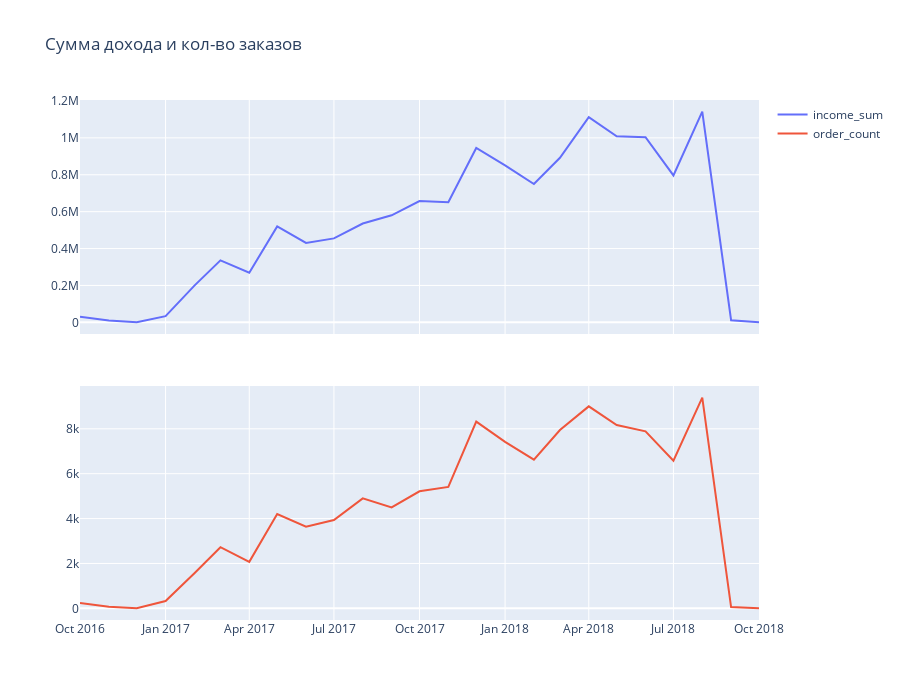

Source (notebook cell):
### Code cell
# Создаём df с номером заказа, датой заказа и стоимостью каждого юнита в заказе.
price_df = delivered_orders.merge(olist_order_items_dataset[['order_id', 'price']])

# Расчитываем месячную сумму выручки и кол-во заказов.
income_df = price_df.groupby('delivered_month', as_index=False) \
        .agg(income_sum=('price', 'sum'),
             order_count=('order_id', 'count'))

# Строим два линейных графика.
fig = make_subplots(
    rows=2, cols=1,
    shared_xaxes=True,
    vertical_spacing=0.1
)

fig_upper = px.line(
    data_frame=income_df,
    x='delivered_month',
    y='income_sum',
    title='income')

fig.add_trace(
    go.Scatter(
        x=fig_upper.data[0].x,
        y=fig_upper.data[0].y,
        mode='lines',
        name='income_sum'),
    row=1, col=1
)


fig_lower = px.line(
    data_frame=income_df,
    x='delivered_month',
    y='order_count',
    title='order count')

fig.add_trace(
    go.Scatter(
        x=fig_lower.data[0].x,
        y=fig_lower.data[0].y,
        mode='lines',
        name='order_count'),
    row=2, col=1
)

fig.update_layout(
    height=700,
    title='Сумма дохода и кол-во заказов'
)

fig.show()

### Figure 1 — Plotly figure (JSON) as saved in the notebook; plotly's stock layout.template omitted (floating-point values rounded to 4 significant figures)
{"data": [{"mode": "lines", "name": "income_sum", "type": "scatter", "x": ["2016-10", "2016-11", "2016-12", "2017-01", "2017-02", "2017-03", "2017-04", "2017-05", "2017-06", "2017-07", "2017-08", "2017-09", "2017-10", "2017-11", "2017-12", "2018-01", "2018-02", "2018-03", "2018-04", "2018-05", "2018-06", "2018-07", "2018-08", "2018-09", "2018-10"], "xaxis": "x", "y": [29870.0, 9838.0, 758.9, 33600.0, 198900.0, 335900.0, 268700.0, 520100.0, 430800.0, 455000.0, 535500.0, 580300.0, 657600.0, 651500.0, 945000.0, 851100.0, 750000.0, 892100.0, 1112000.0, 1009000.0, 1003000.0, 796400.0, 1142000.0, 11470.0, 275.4], "yaxis": "y"}, {"mode": "lines", "name": "order_count", "type": "scatter", "x": ["2016-10", "2016-11", "2016-12", "2017-01", "2017-02", "2017-03", "2017-04", "2017-05", "2017-06", "2017-07", "2017-08", "2017-09", "2017-10", "2017-11", "2017-12", "2018-01", "2018-02", "2018-03", "2018-04", "2018-05", "2018-06", "2018-07", "2018-08", "2018-09", "2018-10"], "xaxis": "x2", "y": [241, 72, 4, 326, 1565, 2724, 2072, 4201, 3640, 3933, 4900, 4496, 5215, 5412, 8319, 7419, 6623, 7947, 8999, 8166, 7887, 6581, 9385, 59, 3], "yaxis": "y2"}], "layout": {"height": 700, "title": {"text": "Сумма дохода и кол-во заказов"}, "xaxis": {"anchor": "y", "domain": [0, 1], "matches": "x2", "showticklabels": false}, "xaxis2": {"anchor": "y2", "domain": [0, 1]}, "yaxis": {"anchor": "x", "domain": [0.55, 1]}, "yaxis2": {"anchor": "x2", "domain": [0, 0.45]}}}
